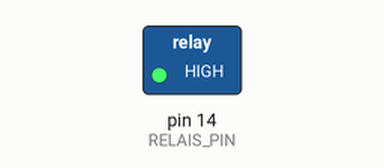
Recording of a sketch running on a simulated Arduino Uno, built with avr-gcc and run on an emulated ATmega328P. Shown: switched loads named in the sketch (green lamp = pin HIGH).

Above: at 1.0 s.
At 3.0 s:
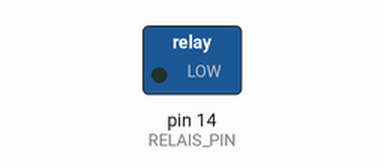
Timing chart, 0 to 5.2 s (numbered marks = the images above):
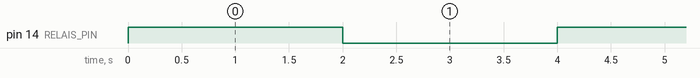

The sketch:

test_relais.ino
```cpp
#define RELAIS_PIN 14  // Broche connectée à l'entrée du relais

void setup() {
  pinMode(RELAIS_PIN, OUTPUT);  // Déclare la broche en sortie
  digitalWrite(RELAIS_PIN, HIGH); // État initial : relais désactivé
}

void loop() {
  digitalWrite(RELAIS_PIN, HIGH);  // Active le relais
  delay(2000);                     // Attente 2 secondes
  digitalWrite(RELAIS_PIN, LOW);   // Désactive le relais
  delay(2000);                     // Attente 2 secondes
}
```

Measured:
- by itself, pin 14 (RELAIS_PIN): alternates HIGH for 2.0 s and LOW for 2.0 s
